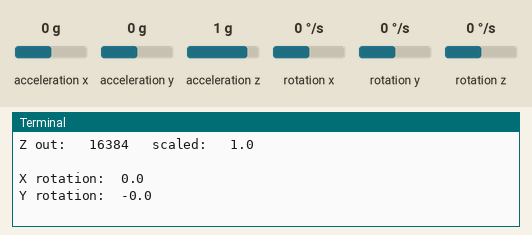
This program was run on a simulated Raspberry Pi (BCM pin numbers). On the bench: the last lines printed to the terminal. The test bench sets the inputs (shaded band); at power-on: acceleration x 0 g, acceleration y 0 g, acceleration z 1 g, rotation x 0 °/s, rotation y 0 °/s, rotation z 0 °/s.

Above: at 1.2 s.
1.3 s: acceleration x set to -1.4 g
At 2.6 s:
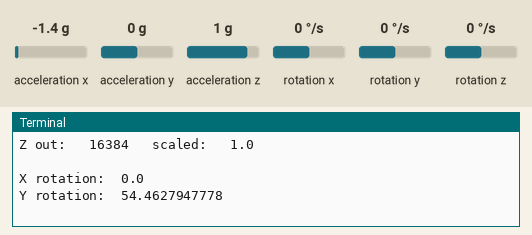
2.8 s: acceleration y set to -1.4 g
At 3.7 s:
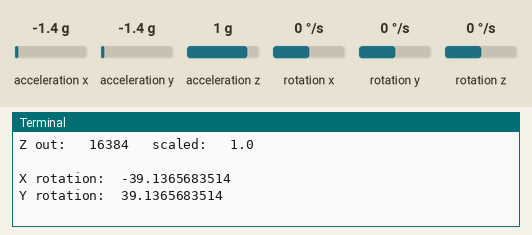
4.3 s: acceleration z set to -1.4 g
At 5.6 s:
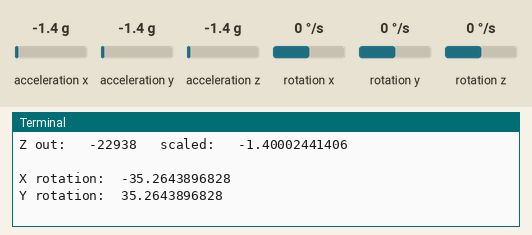
5.8 s: rotation x set to -192 °/s
7.3 s: rotation y set to -192 °/s
Timing chart, 0 to 9.8 s (numbered marks = the images above; inputs shaded):
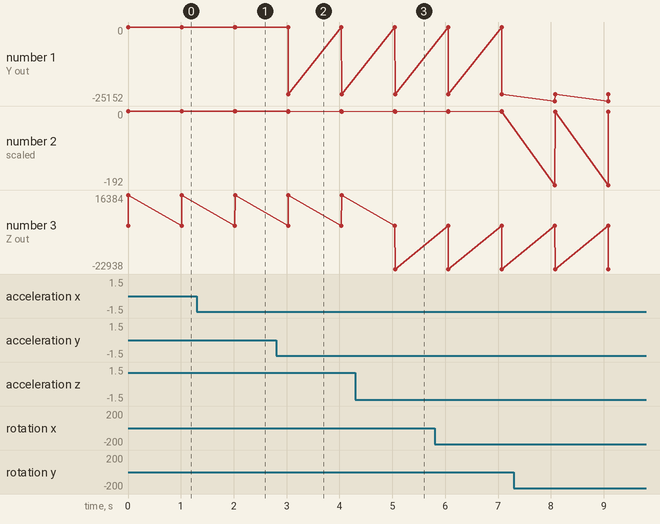

Measured:
- after the input at 1.3 s, the terminal: prints a new line after 0.72 s (image 1)
- after the input at 2.8 s, the terminal: prints a new line after 0.23 s (image 2)
- after the input at 4.3 s, the terminal: prints a new line after 0.75 s (image 3)

The program:

main.py
```python
# -*- coding:utf-8 -*-
#!/usr/bin/python
#Author: Dharmendra Kumar Yadav
#######################################################

import smbus
import math
import time

power_mgmt_1 = 0x6b
power_mgmt_2 = 0x6c


def read_byte(adr):
    return bus.read_byte_data(address, adr)


def read_word(adr):
    high = bus.read_byte_data(address, adr)
    low = bus.read_byte_data(address, adr + 1)
    val = (high << 8) + low
    return val


def read_word_2c(adr):
    val = read_word(adr)
    if (val >= 0x8000):
        return -((65535 - val) + 1)
    else:
        return val


def dist(a, b):
    return math.sqrt((a * a) + (b * b))


def get_y_rotation(x, y, z):
    radians = math.atan2(x, dist(y, z))
    return -math.degrees(radians)


def get_x_rotation(x, y, z):
    radians = math.atan2(y, dist(x, z))
    return math.degrees(radians)


bus = smbus.SMBus(1)
address = 0x68

bus.write_byte_data(address, power_mgmt_1, 0)

while True:
    print "Gyroscope data"
    print "--------------"

    gyro_xout = read_word_2c(0x43)
    gyro_yout = read_word_2c(0x45)
    gyro_zout = read_word_2c(0x47)

    print "{}\t{}\t{}\t{}".format ("X out: ", gyro_xout, "scaled: ", (gyro_xout/131))
    print "{}\t{}\t{}\t{}".format ("Y out: ", gyro_yout, " scaled: ", (gyro_yout / 131))
    print "{}\t{}\t{}\t{}".format ("Z out: ", gyro_zout, " scaled: ", (gyro_zout / 131))

    print
    print "Accelerometer data"
    print "------------------"

    accel_xout = read_word_2c(0x3b)
    accel_yout = read_word_2c(0x3d)
    accel_zout = read_word_2c(0x3f)

    accel_xout_scaled = accel_xout / 16384.0
    accel_yout_scaled = accel_yout / 16384.0
    accel_zout_scaled = accel_zout / 16384.0

    print "{}\t{}\t{}\t{}".format ("X out: ", accel_xout, " scaled: ", accel_xout_scaled)
    print "{}\t{}\t{}\t{}".format ("Y out: ", accel_yout, " scaled: ", accel_yout_scaled)
    print "{}\t{}\t{}\t{}".format ("Z out: ", accel_zout, " scaled: ", accel_zout_scaled)

    print

    print "X rotation: ", get_x_rotation(accel_xout_scaled, accel_yout_scaled, accel_zout_scaled)
    print "Y rotation: ", get_y_rotation(accel_xout_scaled, accel_yout_scaled, accel_zout_scaled)

    print

    time.sleep(1)
```
